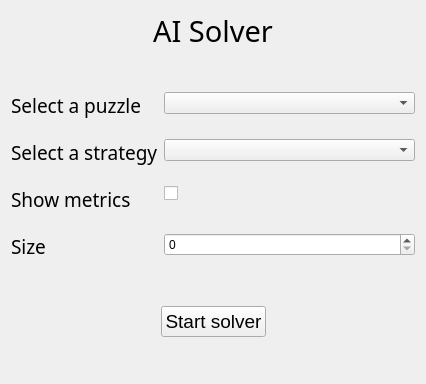
<?xml version="1.0" encoding="UTF-8"?>
<ui version="4.0">
 <class>window</class>
 <widget class="QWidget" name="window">
  <property name="windowModality">
   <enum>Qt::NonModal</enum>
  </property>
  <property name="geometry">
   <rect>
    <x>0</x>
    <y>0</y>
    <width>426</width>
    <height>384</height>
   </rect>
  </property>
  <property name="windowTitle">
   <string>Launcher</string>
  </property>
  <property name="windowIcon">
   <iconset resource="../ressource/logo.qrc">
    <normaloff>:/logo/logo.png</normaloff>:/logo/logo.png</iconset>
  </property>
  <layout class="QVBoxLayout" name="verticalLayout">
   <item>
    <layout class="QVBoxLayout" name="main_layout">
     <item>
      <widget class="QLabel" name="label">
       <property name="font">
        <font>
         <family>Trebuchet MS</family>
         <pointsize>22</pointsize>
        </font>
       </property>
       <property name="text">
        <string>&lt;html&gt;&lt;head/&gt;&lt;body&gt;&lt;p&gt;&lt;img src=&quot;:/logo/logo.png&quot;/&gt; AI Solver&lt;/p&gt;&lt;/body&gt;&lt;/html&gt;</string>
       </property>
       <property name="alignment">
        <set>Qt::AlignCenter</set>
       </property>
      </widget>
     </item>
     <item>
      <spacer name="top_form_spacer">
       <property name="orientation">
        <enum>Qt::Vertical</enum>
       </property>
       <property name="sizeType">
        <enum>QSizePolicy::Maximum</enum>
       </property>
       <property name="sizeHint" stdset="0">
        <size>
         <width>20</width>
         <height>40</height>
        </size>
       </property>
      </spacer>
     </item>
     <item>
      <layout class="QFormLayout" name="form">
       <property name="rowWrapPolicy">
        <enum>QFormLayout::DontWrapRows</enum>
       </property>
       <property name="verticalSpacing">
        <number>20</number>
       </property>
       <property name="topMargin">
        <number>0</number>
       </property>
       <item row="0" column="0">
        <widget class="QLabel" name="puzzle_label">
         <property name="font">
          <font>
           <family>Trebuchet MS</family>
           <pointsize>14</pointsize>
          </font>
         </property>
         <property name="text">
          <string>Select a puzzle</string>
         </property>
        </widget>
       </item>
       <item row="1" column="0">
        <widget class="QLabel" name="strategy_label">
         <property name="font">
          <font>
           <family>Trebuchet MS</family>
           <pointsize>14</pointsize>
          </font>
         </property>
         <property name="text">
          <string>Select a strategy</string>
         </property>
        </widget>
       </item>
       <item row="2" column="0">
        <widget class="QLabel" name="show_metrics_label">
         <property name="font">
          <font>
           <family>Trebuchet MS</family>
           <pointsize>14</pointsize>
          </font>
         </property>
         <property name="text">
          <string>Show metrics</string>
         </property>
        </widget>
       </item>
       <item row="3" column="0">
        <widget class="QLabel" name="size_label">
         <property name="font">
          <font>
           <family>Trebuchet MS</family>
           <pointsize>14</pointsize>
          </font>
         </property>
         <property name="text">
          <string>Size</string>
         </property>
        </widget>
       </item>
       <item row="2" column="1">
        <widget class="QCheckBox" name="show_metrics_checkbox">
         <property name="text">
          <string/>
         </property>
        </widget>
       </item>
       <item row="0" column="1">
        <widget class="QComboBox" name="puzzle_select"/>
       </item>
       <item row="1" column="1">
        <widget class="QComboBox" name="strategy_select"/>
       </item>
       <item row="3" column="1">
        <widget class="QSpinBox" name="size_input"/>
       </item>
      </layout>
     </item>
     <item>
      <spacer name="form_button_spacer">
       <property name="orientation">
        <enum>Qt::Vertical</enum>
       </property>
       <property name="sizeType">
        <enum>QSizePolicy::Minimum</enum>
       </property>
       <property name="sizeHint" stdset="0">
        <size>
         <width>20</width>
         <height>40</height>
        </size>
       </property>
      </spacer>
     </item>
     <item>
      <layout class="QHBoxLayout" name="button_layout">
       <item>
        <spacer name="left_button_spacer">
         <property name="orientation">
          <enum>Qt::Horizontal</enum>
         </property>
         <property name="sizeHint" stdset="0">
          <size>
           <width>40</width>
           <height>20</height>
          </size>
         </property>
        </spacer>
       </item>
       <item>
        <widget class="QPushButton" name="right_button_spacer">
         <property name="font">
          <font>
           <pointsize>14</pointsize>
          </font>
         </property>
         <property name="text">
          <string>Start solver</string>
         </property>
        </widget>
       </item>
       <item>
        <spacer name="horizontalSpacer">
         <property name="orientation">
          <enum>Qt::Horizontal</enum>
         </property>
         <property name="sizeHint" stdset="0">
          <size>
           <width>40</width>
           <height>20</height>
          </size>
         </property>
        </spacer>
       </item>
      </layout>
     </item>
     <item>
      <spacer name="bottom_form_spacer">
       <property name="orientation">
        <enum>Qt::Vertical</enum>
       </property>
       <property name="sizeType">
        <enum>QSizePolicy::Maximum</enum>
       </property>
       <property name="sizeHint" stdset="0">
        <size>
         <width>20</width>
         <height>40</height>
        </size>
       </property>
      </spacer>
     </item>
    </layout>
   </item>
  </layout>
 </widget>
 <resources>
  <include location="../ressource/logo.qrc"/>
 </resources>
 <connections/>
</ui>
